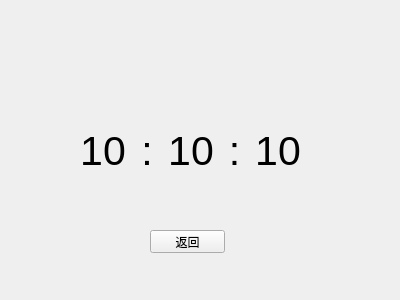
<?xml version="1.0" encoding="UTF-8"?>
<ui version="4.0">
 <class>Form</class>
 <widget class="QWidget" name="Form">
  <property name="geometry">
   <rect>
    <x>0</x>
    <y>0</y>
    <width>400</width>
    <height>300</height>
   </rect>
  </property>
  <property name="sizePolicy">
   <sizepolicy hsizetype="Preferred" vsizetype="Preferred">
    <horstretch>1</horstretch>
    <verstretch>1</verstretch>
   </sizepolicy>
  </property>
  <property name="windowTitle">
   <string>Form</string>
  </property>
  <widget class="QWidget" name="layoutWidget">
   <property name="geometry">
    <rect>
     <x>80</x>
     <y>100</y>
     <width>221</width>
     <height>101</height>
    </rect>
   </property>
   <layout class="QHBoxLayout" name="horizontalLayout">
    <item>
     <widget class="QLabel" name="label_hour">
      <property name="font">
       <font>
        <pointsize>31</pointsize>
       </font>
      </property>
      <property name="text">
       <string>10</string>
      </property>
      <property name="alignment">
       <set>Qt::AlignCenter</set>
      </property>
     </widget>
    </item>
    <item>
     <widget class="QLabel" name="label_2">
      <property name="font">
       <font>
        <pointsize>31</pointsize>
       </font>
      </property>
      <property name="text">
       <string>:</string>
      </property>
      <property name="alignment">
       <set>Qt::AlignCenter</set>
      </property>
     </widget>
    </item>
    <item>
     <widget class="QLabel" name="label_minute">
      <property name="font">
       <font>
        <pointsize>31</pointsize>
       </font>
      </property>
      <property name="text">
       <string>10</string>
      </property>
      <property name="alignment">
       <set>Qt::AlignCenter</set>
      </property>
     </widget>
    </item>
    <item>
     <widget class="QLabel" name="label_3">
      <property name="font">
       <font>
        <pointsize>31</pointsize>
       </font>
      </property>
      <property name="text">
       <string>:</string>
      </property>
      <property name="alignment">
       <set>Qt::AlignCenter</set>
      </property>
     </widget>
    </item>
    <item>
     <widget class="QLabel" name="label_second">
      <property name="font">
       <font>
        <pointsize>31</pointsize>
       </font>
      </property>
      <property name="text">
       <string>10</string>
      </property>
      <property name="alignment">
       <set>Qt::AlignCenter</set>
      </property>
     </widget>
    </item>
   </layout>
  </widget>
  <widget class="QPushButton" name="pushButton_back">
   <property name="geometry">
    <rect>
     <x>150</x>
     <y>230</y>
     <width>75</width>
     <height>23</height>
    </rect>
   </property>
   <property name="text">
    <string>返回</string>
   </property>
  </widget>
 </widget>
 <resources/>
 <connections/>
</ui>
